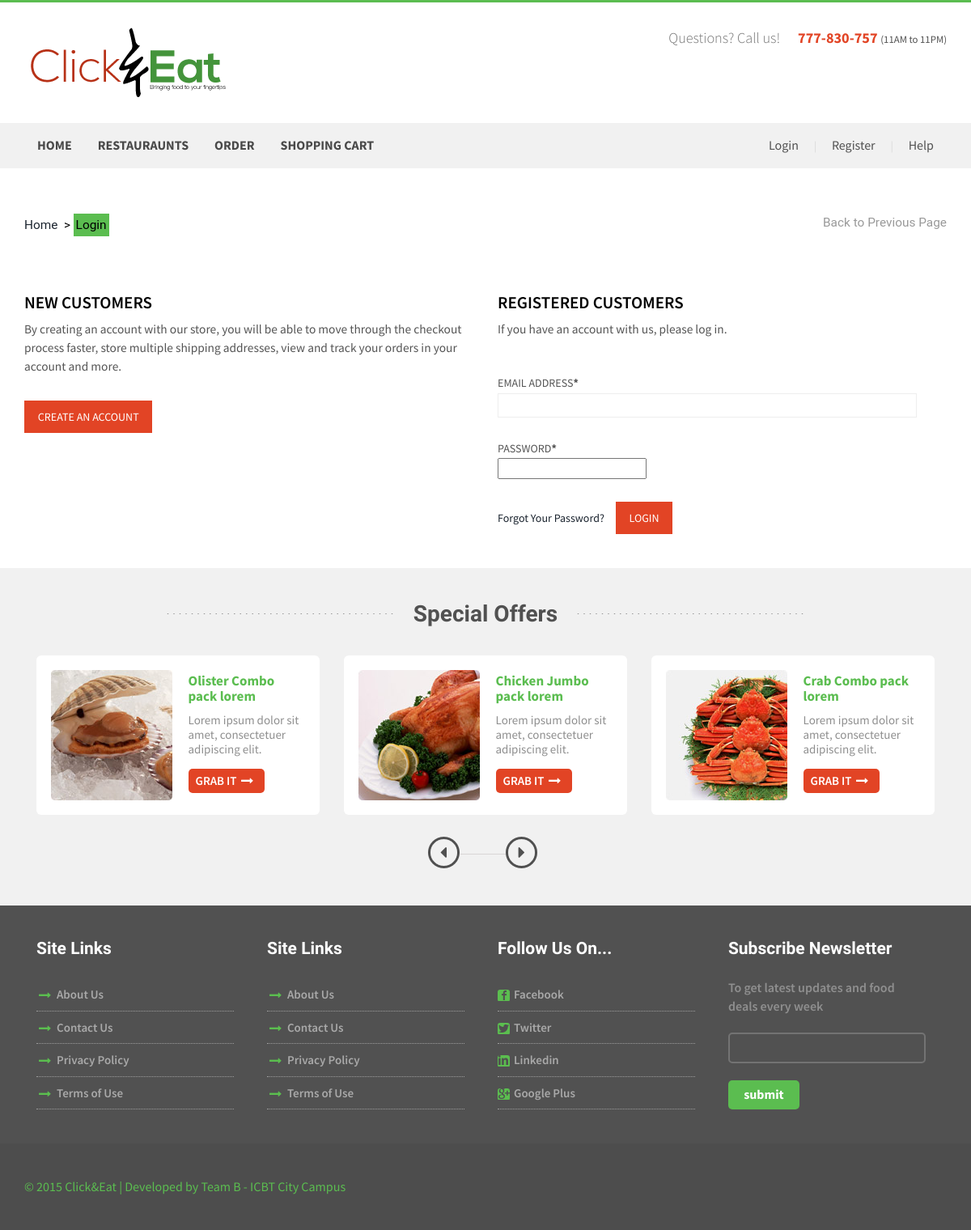
The page /login.php on the database its author committed.
### tables this page shows
CREATE TABLE IF NOT EXISTS `pages` (
  `pageID` int(11) NOT NULL AUTO_INCREMENT,
  `pageTitle` text NOT NULL,
  `pageLocation` text NOT NULL,
  PRIMARY KEY (`pageID`)
);

### includes/database.class.php (called while the page is built, shortened)
<?php
class Database
{
	private function createConnection()
	{
		try {
			$dsn = "mysql:host=".HOST.";dbname=".DATABASE;
			$database  = new \PDO($dsn, USERNAME, PASSWORD);
			$database->setAttribute(\PDO::ATTR_ERRMODE, \PDO::ERRMODE_EXCEPTION);
			return $database;
		} catch (\Exception $ex) {
			throw $ex;
		}
	}
	public function query( $query, $queryParameters )
	{
		try {
			$connection = $this->createConnection();
			if (empty($queryParameters)) {
				$preparedStatement = $connection->query($query);
			} else {
				$preparedStatement = $connection->prepare($query);
			}
			$result = $preparedStatement->fetchAll();
			return $result;
		} catch (\Exception $ex) {
			$GLOBALS['error'] = $ex->getMessage();
			throw $ex;
		}
	}
}

### includes/webpage.class.php (the view, shortened to what this page needs)
<?php
require_once("database.class.php");
class WebPage extends Database
{
	var $siteName;
	var $copyrightYear;
	var $developedBy;
	var $title;
	public function __construct( $title )
	{
		$this->copyrightYear = date("Y");
		$this->developedBy = "Team B - ICBT City Campus";
		$this->siteName = "Click&Eat";
		$this->title = $title;
	}
	public function addHeader()
	{
		$content = "<!DOCTYPE html> ";
		$content .= "<html> ";
		$content .= "<head> ";
		$content .= "<title>{$this->title} | {$this->siteName}</title> ";
		$content .= "<link href='/css/bootstrap.css' rel='stylesheet' type='text/css' /> ";
		$content .= " ";
		$content .= "<script src='/js/jquery.min.js'></script> ";
		$content .= " ";
		$content .= "<link href='/css/style.css' rel='stylesheet' type='text/css' media='all' /> ";
		$content .= " ";
		$content .= "<meta name='viewport' content='width=device-width, initial-scale=1'> ";
		$content .= "<script type='application/x-javascript'> addEventListener('load', function() { setTimeout(hideURLbar, 0); }, false); function hideURLbar(){ window.scrollTo(0,1); }</script> ";
		$content .= " ";
		$content .= "<link href='http://fonts.googleapis.com/css?family=Source+Sans+Pro:200,300,400,600,700,900,200italic,300italic,400italic,600italic,700italic,900italic' rel='stylesheet' type='text/css'> ";
		$content .= "<link href='http://fonts.googleapis.com/css?family=Lobster+Two:400,400italic,700,700italic' rel='stylesheet' type='text/css'> ";
		$content .= " ";
		$content .= "<script src='/js/wow.min.js'></script> ";
		$content .= "<link href='/css/animate.css' rel='stylesheet' type='text/css' /> ";
		$content .= "<script> ";
		$content .= "new WOW().init(); ";
		$content .= "</script> ";
		$content .= "<script type='text/javascript' src='/js/move-top.js'></script> ";
		$content .= "<script type='text/javascript' src='/js/easing.js'></script> ";
		$content .= "<script type='text/javascript'> ";
		$content .= "jQuery(document).ready(function($) { ";
		$content .= "$('.scroll').click(function(event){		 ";
		$content .= "event.preventDefault(); ";
		$content .= "$('html,body').animate({scrollTop:$(this.hash).offset().top},1200); ";
		$content .= "}); ";
		$content .= "}); ";
		$content .= "</script> ";
		$content .= "</head> ";
		$content .= "<body> ";
		$content .= " ";
		$content .= "<div class='header'> ";
		$content .= "<div class='container'> ";
		$content .= "<div class='top-header'> ";
		$content .= "<div class='logo'> ";
		$content .= "<a href='./index.php'><img src='/images/logo.png' class='img-responsive' alt='' /></a> ";
		$content .= "</div> ";
		$content .= "<div class='queries'> ";
		$content .= "<p>Questions? Call us!<span>777-830-757 </span><label>(11AM to 11PM)</label></p> ";
		$content .= "</div> ";
		$content .= "<div class='clearfix'></div> ";
		$content .= "</div> ";
		$content .= "</div> ";
		$content .= "<div class='menu-bar'> ";
		$content .= "<div class='container'> ";
		$content .= "<div class='top-menu'> ";
		$content .= "<ul> ";
		$content .= $this->addNavigationBar();
		$content .= "</ul> ";
		$content .= "</div> ";
		$content .= "<div class='login-section'> ";
		$content .= "<ul> ";
		if (isset($_SESSION['isLogged']) and $_SESSION['isLogged'] == true) {
			$content .= "<li><a href='#'>{$_SESSION['fullName']}</a>  </li> | ";
			$content .= "<li><a href='./includes/functions.php?action=logout'>Sign-out</a> </li> | ";
		} else {
			$content .= "<li><a href='#sign-in' data-toggle='modal' data-target='#signinModal'>Login</a>  </li> | ";
			$content .= "<li><a href='./register.php'>Register</a> </li> | ";
		}
		$content .= "<li><a href='#'>Help</a></li> ";
		$content .= "<div class='clearfix'></div> ";
		$content .= "</ul> ";
		$content .= "</div> ";
		$content .= "<div class='clearfix'></div> ";
		$content .= "</div> ";
		$content .= "</div> ";
		$content .= "</div> ";
		return $content;
	}
	private function addNavigationBar()
	{
		$sql = "SELECT * from pages";
		$queryParameters = "";
		$result = $this->query($sql, $queryParameters);
		$content = "";
		foreach ($result as $pages) {
			if ($this->title == $pages['pageTitle']) {
				$content .= "<li class='active'><a href='./{$pages['pageLocation']}'>{$pages['pageTitle']}</a></li>";
			} else {
				$content .= "<li><a href='./{$pages['pageLocation']}'>{$pages['pageTitle']}</a></li>";
			}
		}
		$content .= "<div class='clearfix'></div>";
		return $content;
	}
	public function addFooter()
	{
		$content = "<div class='contact-section' id='contact'>";
		$content .= "<div class='container'>";
		$content .= "<div class='contact-section-grids'>";
		$content .= "<div class='col-md-3 contact-section-grid wow fadeInLeft' data-wow-delay='0.4s'>";
		$content .= "<h4>Site Links</h4>";
		$content .= "<ul>";
		$content .= "<li><i class='point'></i></li>";
		$content .= "<li class='data'><a href='#'>About Us</a></li>";
		$content .= "</ul>";
		$content .= "<ul>";
		$content .= "<li><i class='point'></i></li>";
		$content .= "<li class='data'><a href='#'>Contact Us</a></li>";
		$content .= "</ul>";
		$content .= "<ul>";
		$content .= "<li><i class='point'></i></li>";
		$content .= "<li class='data'><a href='#'>Privacy Policy</a></li>";
		$content .= "</ul>";
		$content .= "<ul>";
		$content .= "<li><i class='point'></i></li>";
		$content .= "<li class='data'><a href='#'>Terms of Use</a></li>";
		$content .= "</ul>";
		$content .= "</div>";
		$content .= "<div class='col-md-3 contact-section-grid wow fadeInLeft' data-wow-delay='0.4s'>";
		$content .= "<h4>Site Links</h4>";
		$content .= "<ul>";
		$content .= "<li><i class='point'></i></li>";
		$content .= "<li class='data'><a href='#'>About Us</a></li>";
		$content .= "</ul>";
		$content .= "<ul>";
		$content .= "<li><i class='point'></i></li>";
		$content .= "<li class='data'><a href='#'>Contact Us</a></li>";
		$content .= "</ul>";
		$content .= "<ul>";
		$content .= "<li><i class='point'></i></li>";
		$content .= "<li class='data'><a href='#'>Privacy Policy</a></li>";
		$content .= "</ul>";
		$content .= "<ul>";
		$content .= "<li><i class='point'></i></li>";
		$content .= "<li class='data'><a href='#'>Terms of Use</a></li>";
		$content .= "</ul>";
		$content .= "</div>";
		$content .= "<div class='col-md-3 contact-section-grid wow fadeInRight' data-wow-delay='0.4s'>";
		$content .= "<h4>Follow Us On...</h4>";
		$content .= "<ul>";
		$content .= "<li><i class='fb'></i></li>";
		$content .= "<li class='data'> <a href='#'>  Facebook</a></li>";
		$content .= "</ul>";
		$content .= "<ul>";
		$content .= "<li><i class='tw'></i></li>";
		$content .= "<li class='data'> <a href='#'>Twitter</a></li>";
		$content .= "</ul>";
		$content .= "<ul>";
		$content .= "<li><i class='in'></i></li>";
		$content .= "<li class='data'><a href='#'> Linkedin</a></li>";
		$content .= "</ul>";
		$content .= "<ul>";
		$content .= "<li><i class='gp'></i></li>";
		$content .= "<li class='data'><a href='#'>Google Plus</a></li>";
		$content .= "</ul>";
		$content .= "</div>";
		$content .= "<div class='col-md-3 contact-section-grid nth-grid wow fadeInRight' data-wow-delay='0.4s'>";
		$content .= "<h4>Subscribe Newsletter</h4>";
		$content .= "<p>To get latest updates and food deals every week</p>";
		$content .= "<input type='text' class='text' value='' onfocus='this.value = '';' onblur='if (this.value == '') {this.value = '';}'>";
		$content .= "<input type='submit' value='submit'>";
		$content .= "</div>";
		$content .= "<div class='clearfix'></div>";
		$content .= "</div>";
		$content .= "</div>";
		$content .= "</div>";
		$content .= "";
		$content .= "";
		$content .= "<div class='footer'>";
		$content .= "<div class='container'>";
		$content .= "<p class='wow fadeInLeft' data-wow-delay='0.4s'>&copy; {$this->copyrightYear} {$this->siteName} | Developed by {$this->developedBy} </p>";
		$content .= "</div>";
		$content .= "</div>";
		$content .= "";
		$content .= "<script type='text/javascript'>";
		$content .= "$(document).ready(function() {";
		$content .= "/*";
		$content .= "var defaults = {";
		$content .= "containerID: 'toTop', // fading element id";
		$content .= "containerHoverID: 'toTopHover', // fading element hover id";
		$content .= "scrollSpeed: 1200,";
		$content .= "easingType: 'linear'";
		$content .= "};";
		$content .= "*/";
		$content .= "$().UItoTop({ easingType: 'easeOutQuart' });";
		$content .= "});";
		$content .= "</script>";
		$content .= "<a href='#' id='toTop' style='display: block;'> <span id='toTopHover' style='opacity: 1;'> </span></a>";
		$content .= "<div class='modal fade' id='signinModal' tabindex='-1' role='dialog' aria-labelledby='basicModal' aria-hidden='true'> ";
		$content .= "    <div class='modal-dialog'>";
		$content .= "      <div class='modal-content'>";
		$content .= "        <div class='modal-header'>";
		$content .= "          <button type='button' class='close' data-dismiss='modal' aria-hidden='true'>&times;</button>";
		$content .= "          <h2 class='modal-title' id='myModalLabel'>Sign in</h2>";
		$content .= "        </div>";
		$content .= "          <form class='form-horizontal' id='register-form' name='login' action='./includes/functions.php' onsubmit='return validateLoginForm();'>";
		$content .= "            <div class='modal-body'>";
		$content .= "            <fieldset>";
		$content .= "              ";
		$content .= "              <div class='form-group'>";
		$content .= "                <label class='col-md-4 control-label' for='email'>Email:</label>";
		$content .= "                <div class='col-md-5'>";
		$content .= "                <input id='email' name='email' type='text' placeholder='username' class='form-control input-md' required=''>";
		$content .= "                </div>";
		$content .= "              </div>";
		$content .= "              ";
		$content .= "              <div class='form-group'>";
		$content .= "                <label class='col-md-4 control-label' for='password'>Password:</label>";
		$content .= "                <div class='col-md-5'>";
		$content .= "                <input id='password' name='password' type='password' placeholder='password' class='form-control input-md' required=''>";
		$content .= "                </div>";
		$content .= "              </div>";
		$content .= "                <input type='hidden' name='action' value='signin'>";
		$content .= "            </fieldset>";
		$content .= "        </div>";
		$content .= "        <div class='modal-footer'>";
		$content .= "          <button class='btn btn-danger' data-dismiss='modal' aria-hidden='true'>Cancel</button>";
		$content .= "            <input type='submit' class='btn btn-success' id='signin-button' value='Sign In'>";
		$content .= "        </div>";
		$content .= "          </form>";
		$content .= "<script src='../js/bootstrap.min.js'></script>";
		$content .= "</body>";
		$content .= "</html>";
		return $content;
	}
}

### css/style.css (style rules this page uses)
body { padding:0; margin:0; font-family: 'Source Sans Pro', sans-serif; }
body a { transition:0.5s all; -webkit-transition:0.5s all; -moz-transition:0.5s all; -o-transition:0.5s all; -ms-transition:0.5s all; }
input[type="button"],input[type="submit"] { transition:0.5s all; -webkit-transition:0.5s all; -moz-transition:0.5s all; -o-transition:0.5s all; -ms-transition:0.5s all; }
h1,h2,h3,h4,h5,h6 { margin:0; }
p { margin:0; }
ul { margin:0; padding:0; }
label { margin:0; }
.header { border-top: 3px solid #5BBD50; }
.top-header { padding:2em 0; }
.logo { float:left; }
.queries { float:right; }
.queries p { color:#727272; font-size:1.3em; font-weight:300; margin-top: 3px; }
.queries p span { color:#E24425; margin-left:1.2em; font-weight:700; font-size:1em; }
.queries p label { font-size:0.7em; color:#515151; font-weight:500; }
.top-menu { float:left; color:#D9D9D9; }
.login-section { float:right; color:#D9D9D9; }
.top-menu ul li { display:inline-block; margin: 0 16px; }
.top-menu ul li a { text-decoration:none; margin:0.5em 0; display:block; color: #494949; font-size:16px; font-weight:700; text-transform:uppercase; }
.login-section ul li { display:inline-block; margin: 0 16px; }
.login-section ul li a { margin:0.5em 0; display:block; color: #515151; font-size:16px; font-weight:500; }
.menu-bar { background:#F1F1F1; padding:0.6em 0; }
.nth-grid { margin-right:0; }
.contact-section { padding:3em 0; background:#515151; }
.contact-section-grid h4 { color:#FFFFFF; font-size:1.5em; font-weight:700; font-family: 'Lobster Two', cursive; margin-bottom:1.2em; }
.contact-section-grid ul li { display:inline-block; }
.contact-section-grid ul { border-bottom:1px dotted #9D9D9D; }
.contact-section-grid ul li i.point { width:20px; height:15px; background: url("../images/img-sprite.png") no-repeat -260px -46px; display: inline-block; vertical-align: middle; margin-right:5px; }
.contact-section-grid ul li i.fb { width:15px; height:15px; background: url("../images/img-sprite.png") no-repeat -280px -46px; display: inline-block; vertical-align: middle; margin-right:5px; border-radius: 3px; }
.contact-section-grid ul li i.tw { width:15px; height:15px; background: url("../images/img-sprite.png") no-repeat -295px -46px; display: inline-block; vertical-align: middle; margin-right:5px; border-radius: 3px; }
.contact-section-grid ul li i.in { width:15px; height:15px; background: url("../images/img-sprite.png") no-repeat -310px -46px; display: inline-block; vertical-align: middle; margin-right:5px; border-radius: 3px; }
.contact-section-grid ul li i.gp { width:15px; height:15px; background: url("../images/img-sprite.png") no-repeat -325px -46px; display: inline-block; vertical-align: middle; margin-right:5px; border-radius: 3px; }
.contact-section-grid ul li.data { color:#A9A9A9; font-weight:600; font-size:15px; margin:0.6em 0; }
.contact-section-grid ul li a { color:#A9A9A9; }
.contact-section-grid { width: 24%; margin-right: 1%; }
.contact-section-grid p { color:#8F8F8F; font-weight:600; font-size:16px; }
.contact-section-grid input.text { border: 2px solid #737373; outline: none; border-radius: 5px; background:#515151; padding:0.5em; width:100%; margin:1.5em 0; color:#fff; }
.contact-section-grid input[type="submit"] { outline: none; border:none; background:#5BBD50; color:#fff; font-size:16px; font-weight:700; padding:0.4em 1.2em; border-radius:5px; }
.footer { padding:3em 0; background:#4D4D4D; }
.footer p { color:#5BBD50; font-size:16px; font-weight:500; }

### rows shown on the page
pages: pageTitle "HOME"
pages: pageTitle "RESTAURAUNTS"
pages: pageTitle "ORDER"
pages: pageTitle "SHOPPING CART"

### other values the page prints
$this->copyrightYear "2015"
$this->siteName "Click&Eat"
$this->developedBy "Team B - ICBT City Campus"
